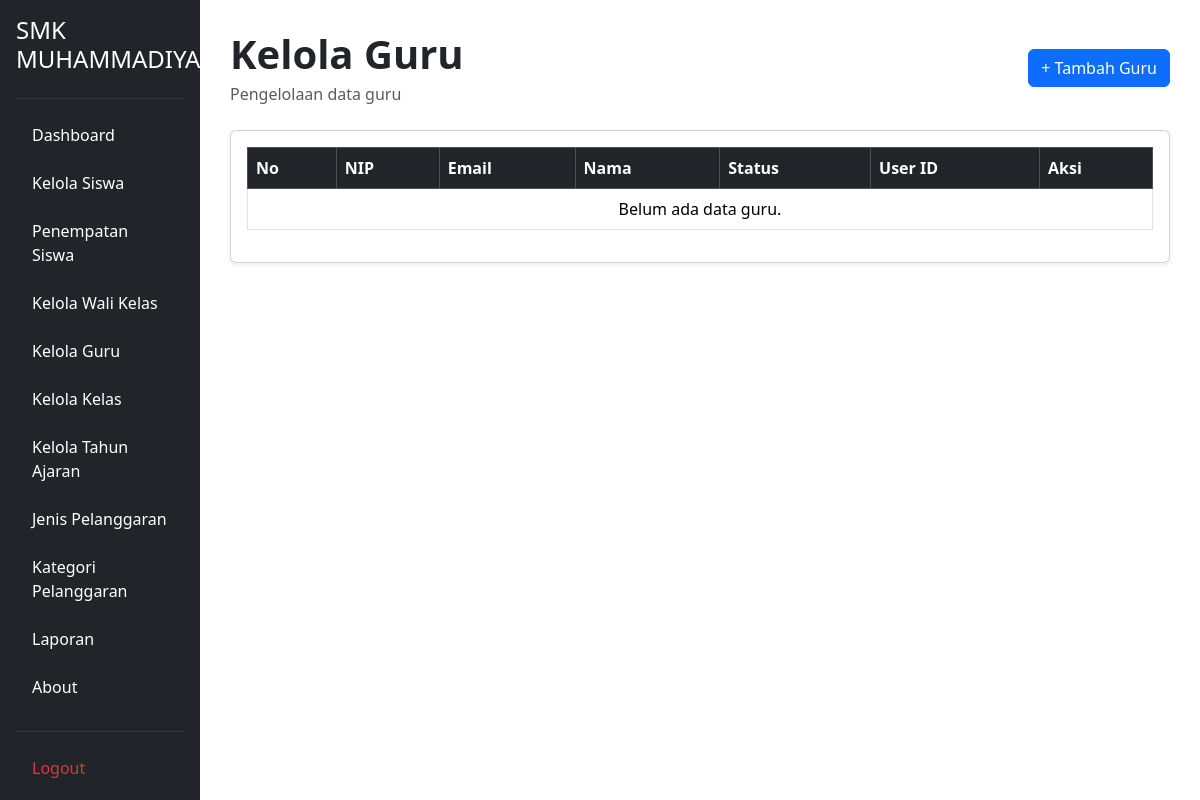
Page /admin/kelola_guru/index.php (signed in) on the earlier database version.
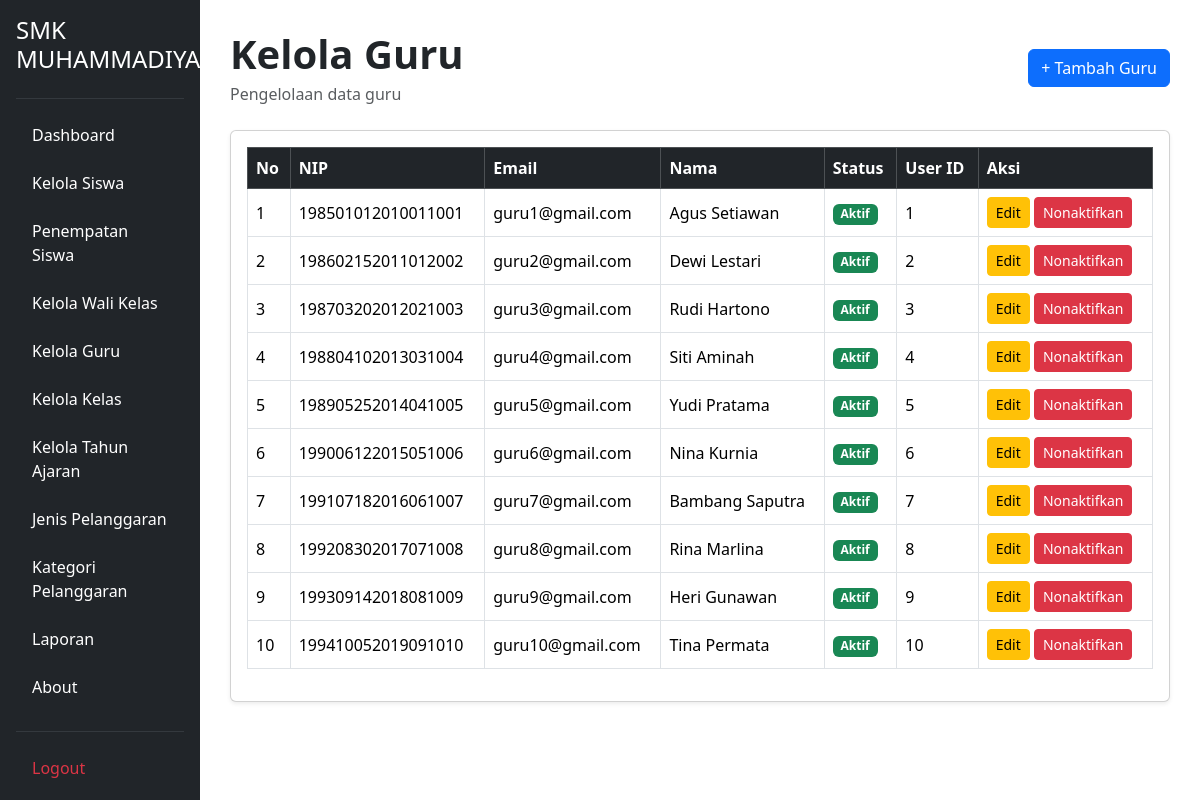
Same page on the later database version.
### tables this page shows
CREATE TABLE `t_guru` (
  `id` int(11) NOT NULL,
  `nip` varchar(30) NOT NULL,
  `nama` varchar(150) NOT NULL,
  `email` varchar(150) NOT NULL,
  `status_aktif` tinyint(1) NOT NULL,
  `user_id` int(11) NOT NULL,
  `created_at` timestamp NOT NULL DEFAULT current_timestamp(),
  `updated_at` timestamp NOT NULL DEFAULT current_timestamp()
);

### admin/kelola_guru/index.php (the view, shortened to what this page needs)
<?php
require_once __DIR__ . "/../../config/koneksi.php";
$query = mysqli_query($conn, "SELECT * FROM t_guru");
?>
<!DOCTYPE html>
<html lang="id">
<head>
    <link href="https://cdn.jsdelivr.net/npm/bootstrap@5.3.8/dist/css/bootstrap.min.css" rel="stylesheet">
</head>
<body>
<div class="container-fluid">
    <div class="row">
        <?php require_once "../../layout/sidebar.php"; ?>
        <main class="col-md-9 col-lg-10 main-content">
            <div class="d-flex justify-content-between align-items-center mb-4">
                <div>
                    <h1 class="fw-bold mb-1">Kelola Guru</h1>
                    <p class="text-muted mb-0">Pengelolaan data guru</p>
                </div>
                <a href="tambah.php" class="btn btn-primary">+ Tambah Guru</a>
            </div>
            <div class="card shadow-sm">
                <div class="card-body">
                    <div class="table-responsive">
                        <table class="table table-bordered table-hover align-middle">
                            <thead class="table-dark">
                                <tr>
                                    <th>No</th>
                                    <th>NIP</th>
                                    <th>Email</th>
                                    <th>Nama</th>
                                    <th>Status</th>
                                    <th>User ID</th>
                                    <th>Aksi</th>
                                </tr>
                            </thead>
                            <tbody>
                                <?php
                                $no = 1;
                                while ($guru = mysqli_fetch_assoc($query)) {
                                ?>
                                    <tr>
                                        <td><?= $no++; ?></td>
                                        <td><?= htmlspecialchars($guru['nip']); ?></td>
                                        <td><?= htmlspecialchars($guru['email']); ?></td>
                                        <td><?= htmlspecialchars($guru['nama']); ?></td>
                                        <td>
                                            <?php if ($guru['status_aktif'] == 1) { ?>
                                                <span class="badge bg-success">Aktif</span>
                                            <?php } else { ?>
                                                <span class="badge bg-danger">Tidak Aktif</span>
                                            <?php } ?>
                                        </td>
                                        <td><?= htmlspecialchars($guru['user_id']); ?></td>
                                        <td>
                                            <a href="edit.php?id=<?= $guru['id']; ?>" class="btn btn-warning btn-sm">Edit</a>
                                            <a href="hapus.php?id=<?= $guru['id']; ?>" class="btn btn-danger btn-sm" onclick="return confirm('Yakin ingin menonaktifkan guru ini?')">Nonaktifkan</a>
                                        </td>
                                    </tr>
                                <?php } ?>
                                <?php if (mysqli_num_rows($query) == 0) { ?>
                                    <tr>
                                        <td colspan="7" class="text-center">Belum ada data guru.</td>
                                    </tr>
                                <?php } ?>
                            </tbody>
                        </table>
                    </div>
                </div>
            </div>
        </main>
    </div>
</div>
</body>
</html>

### layout/sidebar.php (shortened to what this page needs)
<div class="col-md-3 col-lg-2 bg-dark min-vh-100 p-3 sidebar">
    <h4 class="text-white mb-4">
        SMK MUHAMMADIYAH
    </h4>
    <hr class="text-secondary">
    <?php if ($_SESSION['user_role'] == 'admin') { ?>
        <ul class="nav nav-pills flex-column">
            <li class="nav-item mb-2">
                <a href="/UKK-2026/dashboard.php"
                   class="nav-link menu-sidebar">
                    Dashboard
                </a>
            </li>
            <li class="nav-item mb-2">
                <a href="/UKK-2026/admin/kelola_siswa/index.php"
                   class="nav-link menu-sidebar">
                    Kelola Siswa
                </a>
            </li>
            <li class="nav-item mb-2">
                <a href="/UKK-2026/admin/penempatan_siswa/index.php"
                   class="nav-link menu-sidebar">
                    Penempatan Siswa
                </a>
            </li>
            <li class="nav-item mb-2">
                <a href="/UKK-2026/admin/kelola_siswa/index.php"
                   class="nav-link menu-sidebar">
                    Kelola Wali Kelas
                </a>
            </li>
            <li class="nav-item mb-2">
                <a href="/UKK-2026/admin/kelola_guru/index.php"
                   class="nav-link menu-sidebar">
                    Kelola Guru
                </a>
            </li>
            <li class="nav-item mb-2">
                <a href="/UKK-2026/admin/kelola_kelas/index.php"
                   class="nav-link menu-sidebar">
                    Kelola Kelas
                </a>
            </li>
            <li class="nav-item mb-2">
                <a href="/UKK-2026/admin/kelola_tahun_ajaran/index.php"
                   class="nav-link menu-sidebar">
                    Kelola Tahun Ajaran
                </a>
            </li>
            <li class="nav-item mb-2">
                <a href="/UKK-2026/admin/jenis_pelanggaran/index.php"
                   class="nav-link menu-sidebar">
                    Jenis Pelanggaran
                </a>
            </li>
            <li class="nav-item mb-2">
                <a href="/UKK-2026/admin/kategori_pelanggaran/index.php"
                   class="nav-link menu-sidebar">
                    Kategori Pelanggaran
                </a>
            </li>
            <li class="nav-item mb-2">
                <a href="/UKK-2026/admin/laporan/index.php"
                   class="nav-link menu-sidebar">
                    Laporan
                </a>
            </li>
            <li class="nav-item mb-2">
                <a href="/UKK-2026/about.php"
                   class="nav-link menu-sidebar">
                    About
                </a>
            </li>
            <hr class="text-secondary">
            <li class="nav-item">
                <a href="/UKK-2026/logout.php"
                   class="nav-link text-danger">
                    Logout
                </a>
            </li>
        </ul>
    <?php } ?>
</div>

### admin/kelola_guru/index.php (style rules this page uses)
.sidebar { position: fixed; top: 0; left: 0; bottom: 0; overflow-y: auto; z-index: 1000; }
.main-content { margin-left: 16.666667%; padding: 30px; }
.menu-sidebar { color: white; background-color: transparent; transition: 0.3s; }

Differences in the rows shown:
added t_guru: nip "198501012010011001", email "guru1@gmail.com", nama "Agus Setiawan", status_aktif "Aktif", user "1"
added t_guru: nip "198602152011012002", email "guru2@gmail.com", nama "Dewi Lestari", status_aktif "Aktif", user "2"
added t_guru: nip "198703202012021003", email "guru3@gmail.com", nama "Rudi Hartono", status_aktif "Aktif", user "3"
added t_guru: nip "198804102013031004", email "guru4@gmail.com", nama "Siti Aminah", status_aktif "Aktif", user "4"
added t_guru: nip "198905252014041005", email "guru5@gmail.com", nama "Yudi Pratama", status_aktif "Aktif", user "5"
added t_guru: nip "199006122015051006", email "guru6@gmail.com", nama "Nina Kurnia", status_aktif "Aktif", user "6"
added t_guru: nip "199107182016061007", email "guru7@gmail.com", nama "Bambang Saputra", status_aktif "Aktif", user "7"
added t_guru: nip "199208302017071008", email "guru8@gmail.com", nama "Rina Marlina", status_aktif "Aktif", user "8"
added t_guru: nip "199309142018081009", email "guru9@gmail.com", nama "Heri Gunawan", status_aktif "Aktif", user "9"
added t_guru: nip "199410052019091010", email "guru10@gmail.com", nama "Tina Permata", status_aktif "Aktif", user "10"
Other differences:
text no longer shown: "Belum ada data guru."
